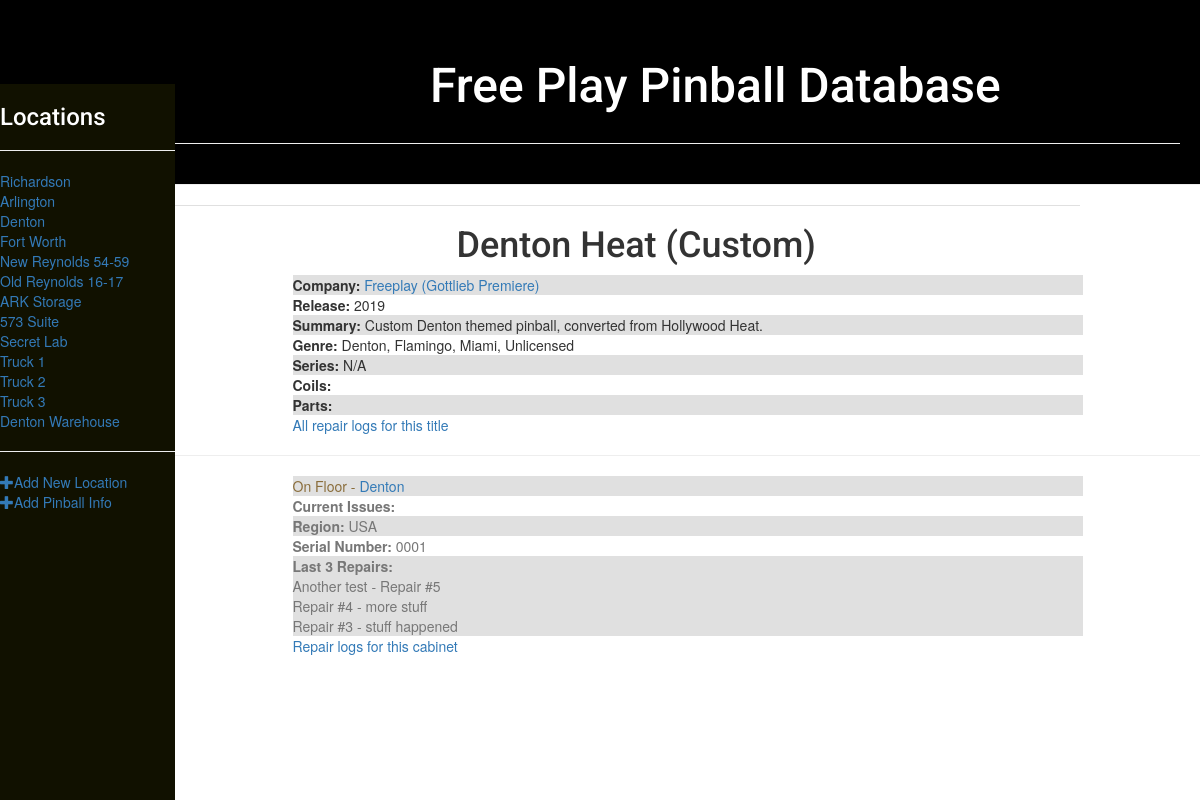
The page /pinball/detail/1/ on the database its author committed.
### pinball/models.py (models this page shows, shortened)
class Location(models.Model):
    name = models.CharField(max_length=200, help_text='Enter a game location (e.g. Richardson, Arlington)')
    short = models.CharField(max_length=2, null=True, help_text='Enter an abbreviated name (2 letters)')
    address = models.TextField(null=True, blank=True, help_text='Enter the address')
    class Meta:
        ordering = ["pk"]
    def __str__(self):
        return self.name

class Pinball(models.Model):
    title = models.CharField(max_length=200)
    company = models.ForeignKey('Company', on_delete=models.SET_NULL, null=True)
    release = models.IntegerField('Release_Year', choices=YEAR_CHOICES, default=datetime.datetime.now().year)
    summary = models.TextField(max_length=1000, help_text='Enter a brief description of the game', null=True, blank=True)
    genre = models.ManyToManyField('Genre', help_text='Select a genre for this game')
    game_series = models.ForeignKey('Game_Series', on_delete=models.SET_NULL, null=True, blank=True, help_text='Select a series for this game, or leave blank if it does not belong to a series')
    coils = models.ManyToManyField('Coil', blank=True, help_text='Select the coils used in this game')
    parts = models.ManyToManyField('Parts', blank=True, help_text='Add parts specific to this game')
    class Meta:
        ordering = ['title']
    def __str__(self):
        return self.title
    def display_genre(self):
        """Create a string for the Genre. This is required to display genre in Admin."""
        return ', '.join(genre.name for genre in self.genre.all()[:3])
    display_genre.short_description = 'Genre'

class Company(models.Model):
    company_name = models.CharField(max_length=100)
    class Meta:
        verbose_name_plural = "companies"
        ordering = ['company_name']
    def __str__(self):
        return self.company_name

class Genre(models.Model):
    name = models.CharField(max_length=200, help_text='Enter a game genre (e.g. Fighting)')
    class Meta:
        verbose_name_plural= "genres"
        ordering = ['name']
    def __str__(self):
        return self.name

class PinballInstance(models.Model):
    id = models.UUIDField(primary_key=True, default=uuid.uuid4, help_text='Unique ID for this particular game across whole company')
    sn = models.CharField(max_length=100, blank=True, null=True)
    pinball = models.ForeignKey('Pinball', on_delete=models.SET_NULL, null=True,)
    location=models.ForeignKey('Location', on_delete=models.SET_NULL, null=True, help_text='Select a location for this game')
    region = models.ForeignKey('Region', on_delete=models.SET_NULL, null=True, blank=True, help_text='Select a region for this game')
    issues=models.TextField(max_length=1000, null=True, blank=True, help_text='Enter a brief description of any issues')
    last_PM=models.DateField(null=True, blank=True, help_text='Date the game was last PMed')
    CAB_TYPE = (
        ('s', 'Standard Edition'),
        ('l', 'Limited Edition'),
        ('p', 'Pro Edition'),
        ('r', 'Premium Edition'),
    )
    cabinet=models.CharField(
        max_length=1,
        choices=CAB_TYPE,
        blank=True,
        default='s',
        help_text='Cabinet Type'
    )
    GAME_STATUS = (
        ('m', 'Maintenance'),
        ('o', 'On Floor'),
        ('a', 'Available'),
    )
    status = models.CharField(
        max_length=1,
        choices=GAME_STATUS,
        blank=True,
        default='a',
        help_text='Game Status',
    )

class Region(models.Model):
    name = models.CharField(max_length=200, help_text='Enter a game region (e.g. USA, Japan)')
    def __str__(self):
        return self.name

class Repair(models.Model):
    id = models.UUIDField(primary_key=True, default=uuid.uuid4, help_text='Unique ID for this particular repair across whole company')
    pinball = models.ForeignKey('PinballInstance', on_delete=models.SET_NULL, null=True)
    symptom = models.CharField(max_length=200, help_text='Describe the issue')
    repair = models.CharField(max_length=500, help_text='Describe the repair')
    date_logged = models.DateTimeField(help_text="Date Logged", null=True, blank=True, default=timezone.now())
    def __str__(self):
        return self.symptom

### pinball/views.py (the view)
# urls.py: path('pinball/detail/<int:pk>/', views.pinball_detail, name='pinball_detail'),
def pinball_detail(request, pk):
    pinball = get_object_or_404(Pinball, pk=pk)
    sites = Location.objects.all()
    return render(request, 'pinball/pinball_detail.html', {'pinball':pinball, 'sites':sites,})

### pinball/templates/pinball/pinball_detail.html (shortened to what this page needs)
{% extends 'pinball/base.html' %}
{% block content %}
    <div class=title><h1> {{ pinball }} </h1></div>
    <div class=container>
    <div><b>Company: </b><a href="{% url 'company_detail' pk=pinball.company.pk %}">{{pinball.company}}</a></div>
    <div><b>Release: </b> {{pinball.release}}</a></div>
    <div><b>Summary: </b>{{pinball.summary}}</div>
    <div><b>Genre: </b>{% for genre in pinball.genre.all %} {{ genre }}{% if not forloop.last %}, {% endif %}{% endfor %}</div>
    <div><b>Series: </b>{% if pinball.game_series %} {{pinball.game_series}} {% else %} N/A {% endif %}</div>
    <div><b>Coils: </b>{% for coil in pinball.coils.all %} {{ coil }}{% if not forloop.last %}, {% endif %}{% endfor %}</div>
    <div><b>Parts: </b>{% for part in pinball.parts.all %} <div>{{ part.part_number }} - {{ part }}</div>{% if not forloop.last %}{% endif %}{% endfor %}</div>
    <div><a href="{% url 'repair_list' pk=pinball.pk %}">All repair logs for this title</a></div>
    </div>
    <hr>
    <div class=container>
    {% for copy in pinball.pinballinstance_set.all %}
      <div class="{% if copy.status == 'a' %}text-success{% elif copy.status == 'm' %}text-danger{% else %}text-warning{% endif %}">{{ copy.get_status_display }} - <a href="{% url 'location_detail' pk=copy.location.pk %}">{{ copy.location.name }}</a></div>
      {% if copy.status == 'm' %}
        <div class = text-danger><strong>Current Issues: </strong>{{copy.issues}}</div>
      {% else %}
        <div class = text-muted><strong>Current Issues: </strong>{{copy.issues}}</div>
      {% endif %}
      <div class = text-muted><strong>Region: </strong>{{copy.region}}</div>
      <div class = text-muted><strong>Serial Number: </strong> {% if copy.sn %} {{copy.sn}} {% else %} Unknown {% endif %}</div>
      <div class = text-muted><strong>Last 3 Repairs: </strong> {% for repair in copy.repair_set.all|dictsortreversed:"date_logged"|slice:":3" %}<div>{{ repair }} - {{ repair.repair }}</div> {% endfor %} </div>
      <div><a href="{% url 'repair_list_instance' pk=copy.pk %}"> Repair logs for this cabinet </a></div>
      </div>
          {% endfor %}
    </div>
{% endblock %}

### pinball/templates/pinball/base.html (shortened to what this page needs)
{% load static %}
<html>
    <head>
        <link rel="stylesheet" href="//maxcdn.bootstrapcdn.com/bootstrap/3.2.0/css/bootstrap.min.css">
        <link rel="stylesheet" href="//maxcdn.bootstrapcdn.com/bootstrap/3.2.0/css/bootstrap-theme.min.css">
        <link rel="stylesheet" href="{% static 'css/pinball.css' %}">
    </head>
    <body>
        <div class="page-header">
            <div class ="page-header a1"><h1><a href="/">Free Play Pinball Database</a></h1></div>
        </div>
        <div class="content container">
            <div class="row">
                <div class="col-sm-1">
                    <nav id="sidebar">
                    <div class="sidebar-header"><h3>Locations</h3></div>
                    <hr>
                    <ul class="list-unstyled components">
                    {% for site in sites %}
                    <li class="active"><a href="{% url 'location_edit' site.id %}">{{site}}</a></li>
                    {% endfor %}
                    <hr>
                    <li class="active"><a href="{% url 'location_new' %}"><span class="glyphicon glyphicon-plus"></span>Add New Location</a></li>
                    <li class="active"><a href="{% url 'pinball_new' %}"><span class="glyphicon glyphicon-plus"></span>Add Pinball Info</a></li>
                    </ul>
                    </nav>
                </div>
            </div>
        </div>
<div class=content>
                {% block content %}
                {% endblock %}
    </body>
</html>

### pinball/static/css/pinball.css (style rules this page uses)
.page-header { background-color: #000000; margin-top: 0; padding: 20px 20px 20px 40px; }
.page-header h1, .page-header h1 a, .page-header h1 a:visited, .page-header h1 a:active { color: #ffffff; font-size: 36pt; text-decoration: none; font-family: 'Roboto', sans-serif; margin-left: 175px; }
.content { margin-left: 175px; }
h1, h2, h3, h4 { font-family: 'Roboto', sans-serif; }
#sidebar { width: 175px; position: fixed; top: 10.5%; left: 0; height: 100vh; z-index: 999; background: #111100; color: #fff; transition: all 0.3s; }
.container { width: 80%; margin: 0 auto; }
.title { width: 90%; text-align:center; }
div.container>div:nth-of-type(odd) { background: #e0e0e0; }

### rows shown on the page
Location: name "Richardson"
Location: name "Arlington"
Location: name "Denton"
Location: name "Fort Worth"
Location: name "New Reynolds 54-59"
Location: name "Old Reynolds 16-17"
Location: name "ARK Storage"
Location: name "573 Suite"
Location: name "Secret Lab"
Location: name "Truck 1"
Location: name "Truck 2"
Location: name "Truck 3"
Location: name "Denton Warehouse"
Pinball: title "Denton Heat (Custom)", company "Freeplay (Gottlieb Premiere)", release "2019", summary "Custom Denton themed pinball, converted from Hollywood Heat."
Genre: name "Denton"
Genre: name "Flamingo"
Genre: name "Miami"
Genre: name "Unlicensed"
PinballInstance: status "On Floor", location.name "Denton", region "USA", sn "0001"
Repair: symptom "Another test", repair "Repair #5"
Repair: symptom "Repair #4", repair "more stuff"
Repair: symptom "Repair #3", repair "stuff happened"
